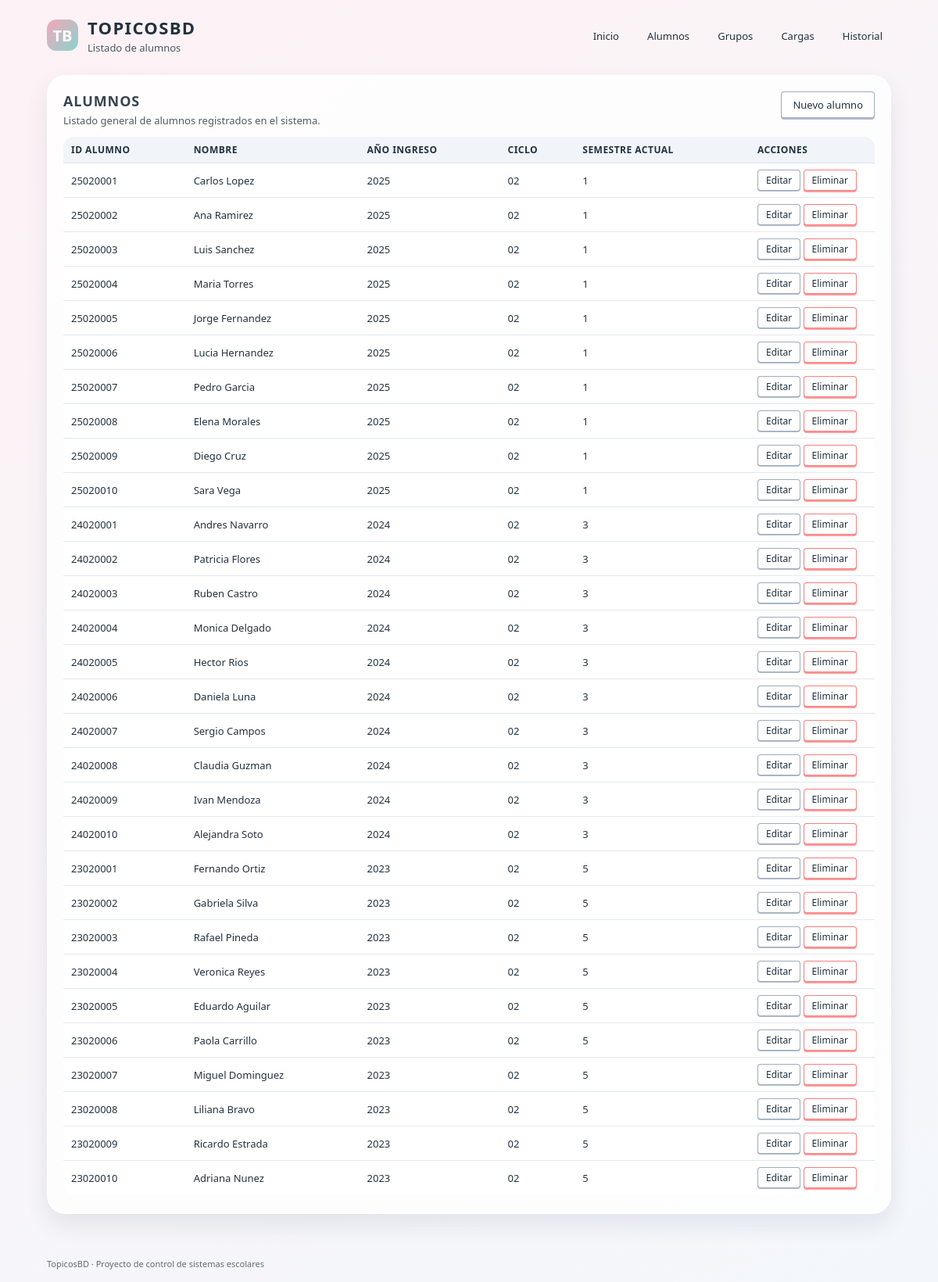
Screenshot of /?m=alumnos&a=index with the database file from the repository.
### tables this page shows
CREATE TABLE alumno (
    id_alumno       CHAR(8)      NOT NULL,
    anio_ingreso    SMALLINT     NOT NULL,
    ciclo_ingreso   CHAR(2)      NOT NULL,
    nombre          VARCHAR(100) NOT NULL,
    semestre_actual TINYINT      NOT NULL,
    PRIMARY KEY (id_alumno),
    CONSTRAINT ck_alumno_ciclo
        CHECK (ciclo_ingreso IN ('01','02')),
    CONSTRAINT ck_alumno_sem
        CHECK (semestre_actual IN (1,3,5))
);

### src/controllers/StudentController.php (called while the page is built, shortened)
<?php
require_once __DIR__ . '/../models/StudentModel.php';
class StudentController
{
    private StudentModel $model;
    public function __construct()
    {
        $this->model = new StudentModel();
    }
    public function index(): void
    {
        $students = $this->model->getAll();
        require __DIR__ . '/../views/layout/header.php';
        require __DIR__ . '/../views/students/index.php';
        require __DIR__ . '/../views/layout/footer.php';
    }
}

### src/models/StudentModel.php (called while the page is built, shortened)
<?php
class StudentModel
{
    public function getAll(): array
    {
        $pdo = db();
        $sql = "SELECT id_alumno, anio_ingreso, ciclo_ingreso, nombre, semestre_actual
                FROM alumno
                ORDER BY semestre_actual, id_alumno";
        $stmt = $pdo->query($sql);
        return $stmt->fetchAll();
    }
}

### src/views/students/index.php (the view, shortened to what this page needs)
<section class="tb-section">
    <div class="tb-section-header">
        <div>
            <h2 class="tb-section-title">Alumnos</h2>
            <p class="tb-section-subtitle">
                Listado general de alumnos registrados en el sistema.
            </p>
        </div>
        <div>
            <a href="index.php?m=alumnos&a=create" class="tb-btn">Nuevo alumno</a>
        </div>
    </div>
    <?php if (empty($students)): ?>
        <p>No hay alumnos registrados.</p>
    <?php else: ?>
        <div class="tb-table-wrapper">
            <table class="tb-table">
                <thead>
                <tr>
                    <th>ID alumno</th>
                    <th>Nombre</th>
                    <th>Año ingreso</th>
                    <th>Ciclo</th>
                    <th>Semestre actual</th>
                    <th class="tb-col-actions">Acciones</th>
                </tr>
                </thead>
                <tbody>
                <?php foreach ($students as $alumno): ?>
                    <tr>
                        <td><?= htmlspecialchars($alumno['id_alumno'], ENT_QUOTES, 'UTF-8') ?></td>
                        <td><?= htmlspecialchars($alumno['nombre'], ENT_QUOTES, 'UTF-8') ?></td>
                        <td><?= htmlspecialchars((string)$alumno['anio_ingreso'], ENT_QUOTES, 'UTF-8') ?></td>
                        <td><?= htmlspecialchars($alumno['ciclo_ingreso'], ENT_QUOTES, 'UTF-8') ?></td>
                        <td><?= htmlspecialchars((string)$alumno['semestre_actual'], ENT_QUOTES, 'UTF-8') ?></td>
                        <td class="tb-col-actions">
                            <a href="index.php?m=alumnos&a=edit&id=<?= urlencode($alumno['id_alumno']) ?>"
                               class="tb-btn tb-btn-small">
                                Editar
                            </a>
                            <a href="index.php?m=alumnos&a=delete&id=<?= urlencode($alumno['id_alumno']) ?>"
                               class="tb-btn tb-btn-small tb-btn-danger"
                               onclick="return confirm('¿Seguro que deseas eliminar este alumno? Esta acción no se puede deshacer.');">
                                Eliminar
                            </a>
                        </td>
                    </tr>
                <?php endforeach; ?>
                </tbody>
            </table>
        </div>
    <?php endif; ?>
</section>

### assets/css/topicosbd.css (style rules this page uses)
:root { --tb-bg-top: #fdf2f5; --tb-bg-bottom: #f3f7fb; --tb-pink: #f4a7b9; --tb-teal: #8bd3ce; --tb-peach: #f8c29b; --tb-sand: #f3e2c5; --tb-ink: #22313f; --tb-card-bg: #ffffff; --tb-border-soft: rgba(19, 35, 47, 0.08); --tb-radius-card: 18px; --tb-radius-btn: 4px; --tb-shadow-soft: 0 14px 30px rgba(24, 39, 75, 0.09); --tb-shadow-hover: 0 18px 40px rgba(15, 23, 42, 0.14); --tb-font-main: system-ui, -apple-system, BlinkMacSystemFont, "DM Sans", sans-serif; --tb-font-title: "Josefin Sans", system-ui, -apple-system, sans-serif; }
*, *::before, *::after { box-sizing: border-box; }
body.tb-body { margin: 0; min-height: 100vh; font-family: var(--tb-font-main); color: var(--tb-ink); background: linear-gradient(145deg, var(--tb-bg-top), var(--tb-bg-bottom)); }
.tb-section { margin-top: 16px; background: rgba(255, 255, 255, 0.8); border-radius: 24px; padding: 20px 20px 24px; box-shadow: var(--tb-shadow-soft); border: 1px solid rgba(255, 255, 255, 0.8); }
.tb-section-title { margin: 0; font-family: var(--tb-font-title); font-size: 18px; letter-spacing: 0.05em; text-transform: uppercase; opacity: 0.9; }
.tb-section-subtitle { margin: 4px 0 0; font-size: 13px; opacity: 0.8; }
.tb-section-header { display: flex; align-items: flex-start; justify-content: space-between; gap: 12px; margin-bottom: 12px; }
.tb-btn { display: inline-flex; align-items: center; justify-content: center; padding: 7px 14px; font-size: 13px; font-weight: 500; text-decoration: none; color: var(--tb-ink); background: #ffffff; border-radius: var(--tb-radius-btn); border: 1px solid rgba(148, 163, 184, 0.9); box-shadow: 0 2px 0 rgba(148, 163, 184, 0.7); transform: translateY(0); transition: background-color 0.12s ease-out, box-shadow 0.12s ease-out, transform 0.12s ease-out; cursor: pointer; }
.tb-btn-small { padding: 4px 10px; font-size: 12px; box-shadow: 0 1px 0 rgba(148, 163, 184, 0.7); }
.tb-btn-danger { border-color: rgba(248, 113, 113, 0.9); box-shadow: 0 2px 0 rgba(248, 113, 113, 0.7); }
.tb-table-wrapper { width: 100%; overflow-x: auto; margin-top: 8px; }
.tb-table { width: 100%; border-collapse: collapse; font-size: 13px; background: #ffffff; border-radius: 14px; overflow: hidden; }
.tb-table thead { background: #f1f5f9; }
.tb-table th, .tb-table td { padding: 8px 10px; border-bottom: 1px solid rgba(148, 163, 184, 0.25); text-align: left; }
.tb-table th { font-weight: 600; font-size: 12px; text-transform: uppercase; letter-spacing: 0.04em; }
.tb-table tr:last-child td { border-bottom: none; }
.tb-col-actions { width: 160px; text-align: right; }

### rows the page displays
alumno: id_alumno "25020001", nombre "Carlos Lopez", anio_ingreso "2025", ciclo_ingreso "02", semestre_actual "1"
alumno: id_alumno "25020002", nombre "Ana Ramirez", anio_ingreso "2025", ciclo_ingreso "02", semestre_actual "1"
alumno: id_alumno "25020003", nombre "Luis Sanchez", anio_ingreso "2025", ciclo_ingreso "02", semestre_actual "1"
alumno: id_alumno "25020004", nombre "Maria Torres", anio_ingreso "2025", ciclo_ingreso "02", semestre_actual "1"
alumno: id_alumno "25020005", nombre "Jorge Fernandez", anio_ingreso "2025", ciclo_ingreso "02", semestre_actual "1"
alumno: id_alumno "25020006", nombre "Lucia Hernandez", anio_ingreso "2025", ciclo_ingreso "02", semestre_actual "1"
alumno: id_alumno "25020007", nombre "Pedro Garcia", anio_ingreso "2025", ciclo_ingreso "02", semestre_actual "1"
alumno: id_alumno "25020008", nombre "Elena Morales", anio_ingreso "2025", ciclo_ingreso "02", semestre_actual "1"
alumno: id_alumno "25020009", nombre "Diego Cruz", anio_ingreso "2025", ciclo_ingreso "02", semestre_actual "1"
alumno: id_alumno "25020010", nombre "Sara Vega", anio_ingreso "2025", ciclo_ingreso "02", semestre_actual "1"
alumno: id_alumno "24020001", nombre "Andres Navarro", anio_ingreso "2024", ciclo_ingreso "02", semestre_actual "3"
alumno: id_alumno "24020002", nombre "Patricia Flores", anio_ingreso "2024", ciclo_ingreso "02", semestre_actual "3"
alumno: id_alumno "24020003", nombre "Ruben Castro", anio_ingreso "2024", ciclo_ingreso "02", semestre_actual "3"
alumno: id_alumno "24020004", nombre "Monica Delgado", anio_ingreso "2024", ciclo_ingreso "02", semestre_actual "3"
alumno: id_alumno "24020005", nombre "Hector Rios", anio_ingreso "2024", ciclo_ingreso "02", semestre_actual "3"
alumno: id_alumno "24020006", nombre "Daniela Luna", anio_ingreso "2024", ciclo_ingreso "02", semestre_actual "3"
alumno: id_alumno "24020007", nombre "Sergio Campos", anio_ingreso "2024", ciclo_ingreso "02", semestre_actual "3"
alumno: id_alumno "24020008", nombre "Claudia Guzman", anio_ingreso "2024", ciclo_ingreso "02", semestre_actual "3"
alumno: id_alumno "24020009", nombre "Ivan Mendoza", anio_ingreso "2024", ciclo_ingreso "02", semestre_actual "3"
alumno: id_alumno "24020010", nombre "Alejandra Soto", anio_ingreso "2024", ciclo_ingreso "02", semestre_actual "3"
alumno: id_alumno "23020001", nombre "Fernando Ortiz", anio_ingreso "2023", ciclo_ingreso "02", semestre_actual "5"
alumno: id_alumno "23020002", nombre "Gabriela Silva", anio_ingreso "2023", ciclo_ingreso "02", semestre_actual "5"
alumno: id_alumno "23020003", nombre "Rafael Pineda", anio_ingreso "2023", ciclo_ingreso "02", semestre_actual "5"
alumno: id_alumno "23020004", nombre "Veronica Reyes", anio_ingreso "2023", ciclo_ingreso "02", semestre_actual "5"
alumno: id_alumno "23020005", nombre "Eduardo Aguilar", anio_ingreso "2023", ciclo_ingreso "02", semestre_actual "5"
alumno: id_alumno "23020006", nombre "Paola Carrillo", anio_ingreso "2023", ciclo_ingreso "02", semestre_actual "5"
alumno: id_alumno "23020007", nombre "Miguel Dominguez", anio_ingreso "2023", ciclo_ingreso "02", semestre_actual "5"
alumno: id_alumno "23020008", nombre "Liliana Bravo", anio_ingreso "2023", ciclo_ingreso "02", semestre_actual "5"
alumno: id_alumno "23020009", nombre "Ricardo Estrada", anio_ingreso "2023", ciclo_ingreso "02", semestre_actual "5"
alumno: id_alumno "23020010", nombre "Adriana Nunez", anio_ingreso "2023", ciclo_ingreso "02", semestre_actual "5"
